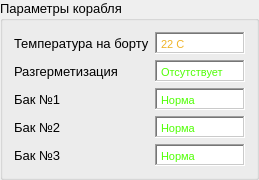
                  <widget class="QGroupBox" name="groupBox_10">
                   <property name="maximumSize">
                    <size>
                     <width>16777215</width>
                     <height>181</height>
                    </size>
                   </property>
                   <property name="font">
                    <font>
                     <pointsize>10</pointsize>
                    </font>
                   </property>
                   <property name="title">
                    <string>Параметры корабля</string>
                   </property>
                   <layout class="QVBoxLayout" name="verticalLayout_19">
                    <item>
                     <layout class="QHBoxLayout" name="horizontalLayout_32">
                      <item>
                       <widget class="QLabel" name="label_28">
                        <property name="minimumSize">
                         <size>
                          <width>120</width>
                          <height>0</height>
                         </size>
                        </property>
                        <property name="font">
                         <font>
                          <pointsize>10</pointsize>
                         </font>
                        </property>
                        <property name="text">
                         <string>Температура на борту</string>
                        </property>
                       </widget>
                      </item>
                      <item>
                       <widget class="QTextEdit" name="textEdit_6">
                        <property name="sizePolicy">
                         <sizepolicy hsizetype="Preferred" vsizetype="Expanding">
                          <horstretch>0</horstretch>
                          <verstretch>0</verstretch>
                         </sizepolicy>
                        </property>
                        <property name="minimumSize">
                         <size>
                          <width>85</width>
                          <height>0</height>
                         </size>
                        </property>
                        <property name="maximumSize">
                         <size>
                          <width>90</width>
                          <height>22</height>
                         </size>
                        </property>
                        <property name="font">
                         <font>
                          <pointsize>11</pointsize>
                         </font>
                        </property>
                        <property name="frameShape">
                         <enum>QFrame::WinPanel</enum>
                        </property>
                        <property name="frameShadow">
                         <enum>QFrame::Sunken</enum>
                        </property>
                        <property name="verticalScrollBarPolicy">
                         <enum>Qt::ScrollBarAlwaysOff</enum>
                        </property>
                        <property name="horizontalScrollBarPolicy">
                         <enum>Qt::ScrollBarAlwaysOff</enum>
                        </property>
                        <property name="html">
                         <string>&lt;!DOCTYPE HTML PUBLIC &quot;-//W3C//DTD HTML 4.0//EN&quot; &quot;http://www.w3.org/TR/REC-html40/strict.dtd&quot;&gt;
&lt;html&gt;&lt;head&gt;&lt;meta name=&quot;qrichtext&quot; content=&quot;1&quot; /&gt;&lt;style type=&quot;text/css&quot;&gt;
p, li { white-space: pre-wrap; }
&lt;/style&gt;&lt;/head&gt;&lt;body style=&quot; font-family:'MS Shell Dlg 2'; font-size:11pt; font-weight:400; font-style:normal;&quot;&gt;
&lt;p style=&quot; margin-top:0px; margin-bottom:0px; margin-left:0px; margin-right:0px; -qt-block-indent:0; text-indent:0px;&quot;&gt;&lt;span style=&quot; font-size:8.25pt; color:#efb328;&quot;&gt;22 С&lt;/span&gt;&lt;/p&gt;&lt;/body&gt;&lt;/html&gt;</string>
                        </property>
                       </widget>
                      </item>
                     </layout>
                    </item>
                    <item>
                     <layout class="QHBoxLayout" name="horizontalLayout_33">
                      <item>
                       <widget class="QLabel" name="label_29">
                        <property name="minimumSize">
                         <size>
                          <width>120</width>
                          <height>0</height>
                         </size>
                        </property>
                        <property name="font">
                         <font>
                          <pointsize>10</pointsize>
                         </font>
                        </property>
                        <property name="text">
                         <string>Разгерметизация</string>
                        </property>
                       </widget>
                      </item>
                      <item>
                       <widget class="QTextEdit" name="textEdit_7">
                        <property name="sizePolicy">
                         <sizepolicy hsizetype="Preferred" vsizetype="Expanding">
                          <horstretch>0</horstretch>
                          <verstretch>0</verstretch>
                         </sizepolicy>
                        </property>
                        <property name="minimumSize">
                         <size>
                          <width>85</width>
                          <height>0</height>
                         </size>
                        </property>
                        <property name="maximumSize">
                         <size>
                          <width>90</width>
                          <height>22</height>
                         </size>
                        </property>
                        <property name="font">
                         <font>
                          <pointsize>11</pointsize>
                         </font>
                        </property>
                        <property name="frameShape">
                         <enum>QFrame::WinPanel</enum>
                        </property>
                        <property name="frameShadow">
                         <enum>QFrame::Sunken</enum>
                        </property>
                        <property name="verticalScrollBarPolicy">
                         <enum>Qt::ScrollBarAlwaysOff</enum>
                        </property>
                        <property name="horizontalScrollBarPolicy">
                         <enum>Qt::ScrollBarAlwaysOff</enum>
                        </property>
                        <property name="html">
                         <string>&lt;!DOCTYPE HTML PUBLIC &quot;-//W3C//DTD HTML 4.0//EN&quot; &quot;http://www.w3.org/TR/REC-html40/strict.dtd&quot;&gt;
&lt;html&gt;&lt;head&gt;&lt;meta name=&quot;qrichtext&quot; content=&quot;1&quot; /&gt;&lt;style type=&quot;text/css&quot;&gt;
p, li { white-space: pre-wrap; }
&lt;/style&gt;&lt;/head&gt;&lt;body style=&quot; font-family:'MS Shell Dlg 2'; font-size:11pt; font-weight:400; font-style:normal;&quot;&gt;
&lt;p style=&quot; margin-top:0px; margin-bottom:0px; margin-left:0px; margin-right:0px; -qt-block-indent:0; text-indent:0px;&quot;&gt;&lt;span style=&quot; font-size:8.25pt; color:#50ff05;&quot;&gt;Отсутствует&lt;/span&gt;&lt;/p&gt;&lt;/body&gt;&lt;/html&gt;</string>
                        </property>
                       </widget>
                      </item>
                     </layout>
                    </item>
                    <item>
                     <layout class="QHBoxLayout" name="horizontalLayout_34">
                      <item>
                       <widget class="QLabel" name="label_30">
                        <property name="minimumSize">
                         <size>
                          <width>120</width>
                          <height>0</height>
                         </size>
                        </property>
                        <property name="font">
                         <font>
                          <pointsize>10</pointsize>
                         </font>
                        </property>
                        <property name="text">
                         <string>Бак №1</string>
                        </property>
                       </widget>
                      </item>
                      <item>
                       <widget class="QTextEdit" name="textEdit_8">
                        <property name="sizePolicy">
                         <sizepolicy hsizetype="Preferred" vsizetype="Expanding">
                          <horstretch>0</horstretch>
                          <verstretch>0</verstretch>
                         </sizepolicy>
                        </property>
                        <property name="minimumSize">
                         <size>
                          <width>85</width>
                          <height>0</height>
                         </size>
                        </property>
                        <property name="maximumSize">
                         <size>
                          <width>90</width>
                          <height>22</height>
                         </size>
                        </property>
                        <property name="font">
                         <font>
                          <pointsize>11</pointsize>
                         </font>
                        </property>
                        <property name="frameShape">
                         <enum>QFrame::WinPanel</enum>
                        </property>
                        <property name="frameShadow">
                         <enum>QFrame::Sunken</enum>
                        </property>
                        <property name="verticalScrollBarPolicy">
                         <enum>Qt::ScrollBarAlwaysOff</enum>
                        </property>
                        <property name="horizontalScrollBarPolicy">
                         <enum>Qt::ScrollBarAlwaysOff</enum>
                        </property>
                        <property name="html">
                         <string>&lt;!DOCTYPE HTML PUBLIC &quot;-//W3C//DTD HTML 4.0//EN&quot; &quot;http://www.w3.org/TR/REC-html40/strict.dtd&quot;&gt;
&lt;html&gt;&lt;head&gt;&lt;meta name=&quot;qrichtext&quot; content=&quot;1&quot; /&gt;&lt;style type=&quot;text/css&quot;&gt;
p, li { white-space: pre-wrap; }
&lt;/style&gt;&lt;/head&gt;&lt;body style=&quot; font-family:'MS Shell Dlg 2'; font-size:11pt; font-weight:400; font-style:normal;&quot;&gt;
&lt;p style=&quot; margin-top:0px; margin-bottom:0px; margin-left:0px; margin-right:0px; -qt-block-indent:0; text-indent:0px;&quot;&gt;&lt;span style=&quot; font-size:8.25pt; color:#50ff05;&quot;&gt;Норма&lt;/span&gt;&lt;/p&gt;&lt;/body&gt;&lt;/html&gt;</string>
                        </property>
                       </widget>
                      </item>
                     </layout>
                    </item>
                    <item>
                     <layout class="QHBoxLayout" name="horizontalLayout_35">
                      <item>
                       <widget class="QLabel" name="label_31">
                        <property name="minimumSize">
                         <size>
                          <width>120</width>
                          <height>0</height>
                         </size>
                        </property>
                        <property name="font">
                         <font>
                          <pointsize>10</pointsize>
                         </font>
                        </property>
                        <property name="text">
                         <string>Бак №2</string>
                        </property>
                       </widget>
                      </item>
                      <item>
                       <widget class="QTextEdit" name="textEdit_9">
                        <property name="sizePolicy">
                         <sizepolicy hsizetype="Preferred" vsizetype="Expanding">
                          <horstretch>0</horstretch>
                          <verstretch>0</verstretch>
                         </sizepolicy>
                        </property>
                        <property name="minimumSize">
                         <size>
                          <width>85</width>
                          <height>0</height>
                         </size>
                        </property>
                        <property name="maximumSize">
                         <size>
                          <width>90</width>
                          <height>22</height>
                         </size>
                        </property>
                        <property name="font">
                         <font>
                          <pointsize>11</pointsize>
                         </font>
                        </property>
                        <property name="frameShape">
                         <enum>QFrame::WinPanel</enum>
                        </property>
                        <property name="frameShadow">
                         <enum>QFrame::Sunken</enum>
                        </property>
                        <property name="verticalScrollBarPolicy">
                         <enum>Qt::ScrollBarAlwaysOff</enum>
                        </property>
                        <property name="horizontalScrollBarPolicy">
                         <enum>Qt::ScrollBarAlwaysOff</enum>
                        </property>
                        <property name="html">
                         <string>&lt;!DOCTYPE HTML PUBLIC &quot;-//W3C//DTD HTML 4.0//EN&quot; &quot;http://www.w3.org/TR/REC-html40/strict.dtd&quot;&gt;
&lt;html&gt;&lt;head&gt;&lt;meta name=&quot;qrichtext&quot; content=&quot;1&quot; /&gt;&lt;style type=&quot;text/css&quot;&gt;
p, li { white-space: pre-wrap; }
&lt;/style&gt;&lt;/head&gt;&lt;body style=&quot; font-family:'MS Shell Dlg 2'; font-size:11pt; font-weight:400; font-style:normal;&quot;&gt;
&lt;p style=&quot; margin-top:0px; margin-bottom:0px; margin-left:0px; margin-right:0px; -qt-block-indent:0; text-indent:0px;&quot;&gt;&lt;span style=&quot; font-size:8.25pt; color:#50ff05;&quot;&gt;Норма&lt;/span&gt;&lt;/p&gt;&lt;/body&gt;&lt;/html&gt;</string>
                        </property>
                       </widget>
                      </item>
                     </layout>
                    </item>
                    <item>
                     <layout class="QHBoxLayout" name="horizontalLayout_36">
                      <item>
                       <widget class="QLabel" name="label_32">
                        <property name="minimumSize">
                         <size>
                          <width>120</width>
                          <height>0</height>
                         </size>
                        </property>
                        <property name="font">
                         <font>
                          <pointsize>10</pointsize>
                         </font>
                        </property>
                        <property name="text">
                         <string>Бак №3</string>
                        </property>
                       </widget>
                      </item>
                      <item>
                       <widget class="QTextEdit" name="textEdit_10">
                        <property name="sizePolicy">
                         <sizepolicy hsizetype="Preferred" vsizetype="Expanding">
                          <horstretch>0</horstretch>
                          <verstretch>0</verstretch>
                         </sizepolicy>
                        </property>
                        <property name="minimumSize">
                         <size>
                          <width>85</width>
                          <height>0</height>
                         </size>
                        </property>
                        <property name="maximumSize">
                         <size>
                          <width>90</width>
                          <height>22</height>
                         </size>
                        </property>
                        <property name="font">
                         <font>
                          <pointsize>11</pointsize>
                         </font>
                        </property>
                        <property name="frameShape">
                         <enum>QFrame::WinPanel</enum>
                        </property>
                        <property name="frameShadow">
                         <enum>QFrame::Sunken</enum>
                        </property>
                        <property name="verticalScrollBarPolicy">
                         <enum>Qt::ScrollBarAlwaysOff</enum>
                        </property>
                        <property name="horizontalScrollBarPolicy">
                         <enum>Qt::ScrollBarAlwaysOff</enum>
                        </property>
                        <property name="html">
                         <string>&lt;!DOCTYPE HTML PUBLIC &quot;-//W3C//DTD HTML 4.0//EN&quot; &quot;http://www.w3.org/TR/REC-html40/strict.dtd&quot;&gt;
&lt;html&gt;&lt;head&gt;&lt;meta name=&quot;qrichtext&quot; content=&quot;1&quot; /&gt;&lt;style type=&quot;text/css&quot;&gt;
p, li { white-space: pre-wrap; }
&lt;/style&gt;&lt;/head&gt;&lt;body style=&quot; font-family:'MS Shell Dlg 2'; font-size:11pt; font-weight:400; font-style:normal;&quot;&gt;
&lt;p style=&quot; margin-top:0px; margin-bottom:0px; margin-left:0px; margin-right:0px; -qt-block-indent:0; text-indent:0px;&quot;&gt;&lt;span style=&quot; font-size:8.25pt; color:#50ff05;&quot;&gt;Норма&lt;/span&gt;&lt;/p&gt;&lt;/body&gt;&lt;/html&gt;</string>
                        </property>
                       </widget>
                      </item>
                     </layout>
                    </item>
                   </layout>
                  </widget>
